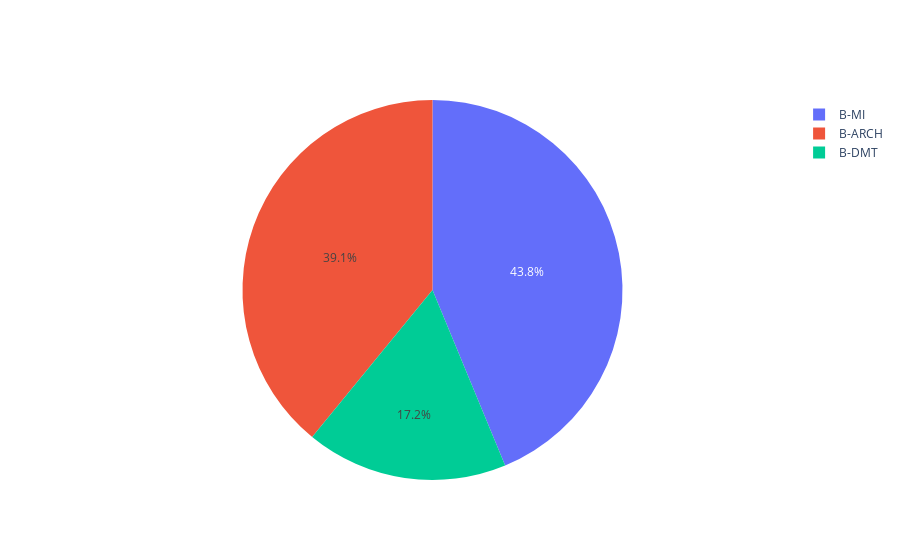

Here is the notebook cell this chart was saved with:
### Code cell
import plotly.graph_objs as go
from plotly.offline import init_notebook_mode, iplot
from plotly.subplots import make_subplots

init_notebook_mode(connected=True)

# langs = ['C', 'C++', 'Java', 'Python', 'PHP']
# students = [23,17,35,29,12]

degree = ['B-MI', 'B-DMT', 'B-ARCH']
percent = [43.75, 17.16, 39.08]

# data = [go.Bar(
#    x = langs,
#    y = students
# )]

# data = [go.Bar(
#    x = degree,
#    y = percent
# )]

data1 = [go.Pie(
   labels = degree,
   values = percent
)]



fig = go.Figure(data=data)
iplot(fig)

### Figure 1 — Plotly figure (JSON) as saved in the notebook; plotly's stock layout.template omitted (floating-point values rounded to 4 significant figures)
{"data": [{"labels": ["B-MI", "B-DMT", "B-ARCH"], "type": "pie", "values": [43.75, 17.16, 39.08]}], "layout": {}}
